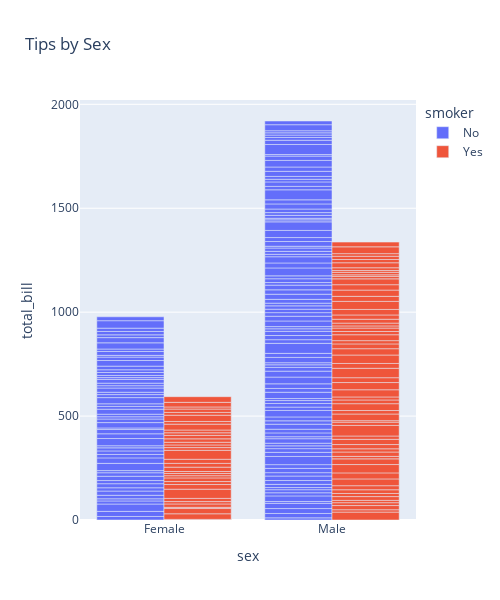

The notebook cell saved with this chart:
### Code cell
px.bar(df_tips, 
       x='sex', y='total_bill', 
       color='smoker', 
       barmode='group',
       title='Tips by Sex', width=500, height=600)

### Figure 1 — Plotly figure (JSON) as saved in the notebook; plotly's stock layout.template omitted (floating-point values rounded to 4 significant figures; data arrays with more than 128 entries replaced by an {"elided": "..."} marker saying what was removed)
{"data": [{"alignmentgroup": "True", "hovertemplate": "smoker=No<br>sex=%{x}<br>total_bill=%{y}<extra></extra>", "legendgroup": "No", "marker": {"color": "#636efa", "pattern": {"shape": ""}}, "name": "No", "offsetgroup": "No", "orientation": "v", "showlegend": true, "textposition": "auto", "type": "bar", "x": {"elided": "151 str values"}, "xaxis": "x", "y": {"elided": "151 float values"}, "yaxis": "y"}, {"alignmentgroup": "True", "hovertemplate": "smoker=Yes<br>sex=%{x}<br>total_bill=%{y}<extra></extra>", "legendgroup": "Yes", "marker": {"color": "#EF553B", "pattern": {"shape": ""}}, "name": "Yes", "offsetgroup": "Yes", "orientation": "v", "showlegend": true, "textposition": "auto", "type": "bar", "x": ["Male", "Male", "Male", "Male", "Male", "Male", "Female", "Male", "Female", "Female", "Male", "Male", "Male", "Male", "Female", "Female", "Male", "Male", "Male", "Male", "Female", "Female", "Female", "Female", "Male", "Male", "Male", "Female", "Male", "Female", "Female", "Female", "Male", "Male", "Male", "Male", "Male", "Male", "Male", "Male", "Female", "Male", "Male", "Male", "Male", "Male", "Male", "Female", "Male", "Female", "Male", "Male", "Female", "Male", "Male", "Male", "Male", "Female", "Female", "Male", "Male", "Female", "Female", "Female", "Male", "Female", "Male", "Male", "Male", "Female", "Male", "Male", "Female", "Female", "Female", "Male", "Male", "Male", "Female", "Male", "Female", "Male", "Male", "Female", "Female", "Female", "Male", "Male", "Male", "Male", "Male", "Female", "Male"], "xaxis": "x", "y": [38.01, 11.24, 20.29, 13.81, 11.02, 18.29, 3.07, 15.01, 26.86, 25.28, 17.92, 19.44, 32.68, 28.97, 5.75, 16.32, 40.17, 27.28, 12.03, 21.01, 11.35, 15.38, 44.3, 22.42, 15.36, 20.49, 25.21, 14.31, 16, 17.51, 10.59, 10.63, 50.81, 15.81, 7.25, 31.85, 16.82, 32.9, 17.89, 14.48, 9.6, 34.63, 34.65, 23.33, 45.35, 23.17, 40.55, 20.9, 30.46, 18.15, 23.1, 15.69, 19.81, 28.44, 15.48, 16.58, 10.34, 43.11, 13, 13.51, 18.71, 12.74, 13, 16.4, 20.53, 16.47, 26.59, 38.73, 24.27, 12.76, 30.06, 25.89, 13.27, 28.17, 12.9, 28.15, 11.59, 7.74, 30.14, 12.16, 13.42, 8.58, 13.42, 16.27, 10.09, 22.12, 24.01, 15.69, 15.53, 12.6, 32.83, 27.18, 22.67], "yaxis": "y"}], "layout": {"barmode": "group", "height": 600, "legend": {"title": {"text": "smoker"}, "tracegroupgap": 0}, "title": {"text": "Tips by Sex"}, "width": 500, "xaxis": {"anchor": "y", "domain": [0, 1], "title": {"text": "sex"}}, "yaxis": {"anchor": "x", "domain": [0, 1], "title": {"text": "total_bill"}}}}
